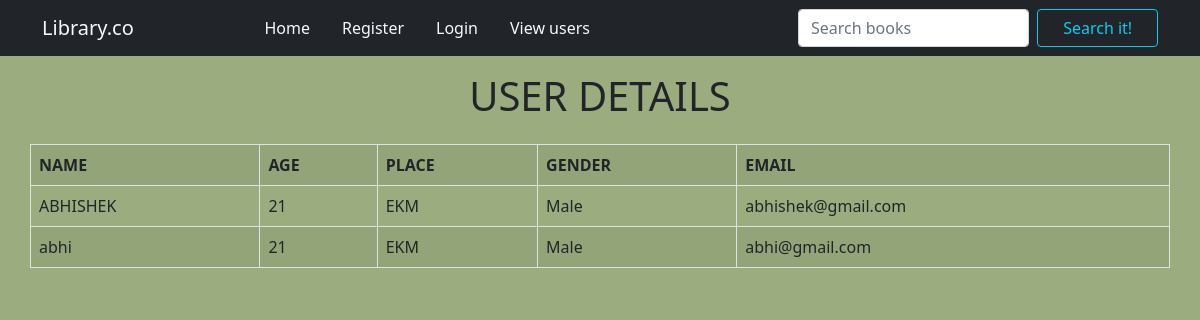
The page /users/users/ on the database its author committed.
### users/models.py (models this page shows, shortened)
class Users(models.Model):
    name=models.CharField(max_length=20)
    age=models.IntegerField()
    place=models.CharField(max_length=20)
    gender=models.CharField(max_length=20)
    email=models.CharField(max_length=20)

### users/views.py (the view)
# urls.py: path('users/', views.view_users, name='users')
def view_users(request):
    k=Users.objects.all()
    return render(request, 'userdetail.html', {'user': k})

### templates/userdetail.html
{% extends 'base.html' %}
{% load static %}
{% block content %}
<h1 class="mt-3 mb-4 text-center color:#0dc6ff;">USER DETAILS</h1>
<table class="container table table-bordered table-sucess table-striped table-hover">
    <tr>
        <th>NAME</th>
        <th>AGE</th>
        <th>PLACE</th>
        <th>GENDER</th>
        <th>EMAIL</th>
    </tr>
    {% for i in user %}
    <tr>
    <td >{{i.name}}</td>
    <td>{{i.age}}</td>
    <td>{{i.place}}</td>
    <td>{{i.gender}}</td>
    <td>{{i.email}}</td>
    </tr>
    {% endfor %}
</table>
{% endblock %}

### static/css/style.css (style rules this page uses)
body { background-color:#9BAD7F; }

### rows shown on the page
Users: name "ABHISHEK", age "21", place "EKM", gender "Male", email "abhishek@gmail.com"
Users: name "abhi", age "21", place "EKM", gender "Male", email "abhi@gmail.com"
